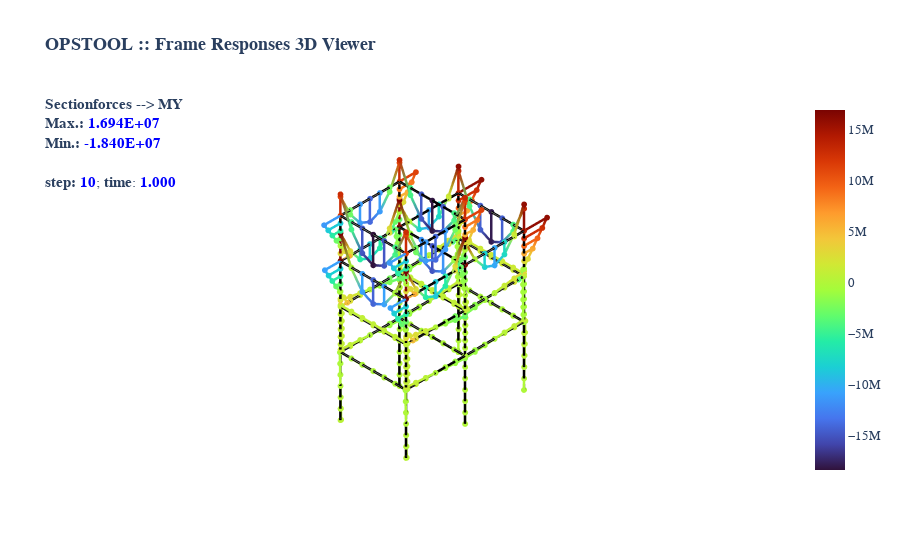

Here is the notebook cell this chart was saved with:
### Code cell
opsvis.set_plot_props(point_size=2.0)
opsvis.set_plot_colors(frame="black", cmap="turbo")

fig = opsvis.plot_frame_responses(
    odb_tag=1,
    slides=False,
    step="absMax",
    resp_type="sectionForces",
    resp_dof="My",
    scale=3.0,
    show_values=True,
    line_width=5,
)
# fig.show(renderer="jupyterlab")
# fig.show(renderer="notebook")
# fig.show(renderer="browser")
fig.show()  # for auto
# fig.write_html("**.html")

### Figure 1 — Plotly figure (JSON) as saved in the notebook; plotly's stock layout.template omitted (floating-point values rounded to 4 significant figures; data arrays with more than 128 entries replaced by an {"elided": "..."} marker saying what was removed)
{"data": [{"connectgaps": false, "hoverinfo": "skip", "line": {"color": "gray", "width": 1.5}, "mode": "lines", "name": "", "type": "scatter3d", "x": {"elided": "141 int values"}, "y": {"elided": "141 int values"}, "z": {"elided": "141 int values"}}, {"connectgaps": false, "hoverinfo": "skip", "line": {"color": "black", "width": 5}, "mode": "lines", "name": "Frame", "type": "scatter3d", "x": {"elided": "141 int values"}, "y": {"elided": "141 int values"}, "z": {"elided": "141 int values"}}, {"connectgaps": false, "hoverinfo": "skip", "line": {"cmax": 16940000.0, "cmin": -18400000.0, "color": {"elided": "1833 float values"}, "coloraxis": "coloraxis", "width": 5}, "mode": "lines", "type": "scatter3d", "x": {"elided": "1833 float values"}, "y": {"elided": "1833 float values"}, "z": {"elided": "1833 float values"}}, {"customdata": {"elided": "658 float values"}, "hovertemplate": "<b>%{customdata:.4E}</b>", "marker": {"cmax": 16940000.0, "cmin": -18400000.0, "color": {"elided": "658 float values"}, "coloraxis": "coloraxis", "size": 2}, "mode": "markers", "name": "sectionForces", "type": "scatter3d", "x": {"elided": "658 float values"}, "y": {"elided": "658 float values"}, "z": {"elided": "658 float values"}}], "layout": {"autosize": true, "coloraxis": {"cmax": 16940000.0, "cmin": -18400000.0, "colorbar": {"tickfont": {"size": 13}}, "colorscale": [[0, "#30123b"], [0.07143, "#4145ab"], [0.1429, "#4675ed"], [0.2143, "#39a2fc"], [0.2857, "#1bcfd4"], [0.3571, "#24eca6"], [0.4286, "#61fc6c"], [0.5, "#a4fc3b"], [0.5714, "#d1e834"], [0.6429, "#f3c63a"], [0.7143, "#fe9b2d"], [0.7857, "#f36315"], [0.8571, "#d93806"], [0.9286, "#b11901"], [1, "#7a0402"]]}, "font": {"family": "Arial, sans-serif"}, "scene": {"aspectmode": "data", "aspectratio": {"x": 1, "y": 1, "z": 1}, "camera": {"eye": {"x": -3.5, "y": -3.5, "z": 3.5}, "projection": {"type": "orthographic"}}, "xaxis": {"showgrid": false, "visible": false, "zeroline": false}, "yaxis": {"showgrid": false, "visible": false, "zeroline": false}, "zaxis": {"showgrid": false, "visible": false, "zeroline": false}}, "showlegend": false, "title": {"font": {"size": 15}, "text": "<span style=\"font-weight:bold; font-size:18\">OPSTOOL :: Frame Responses 3D Viewer</span><br><br><br><b>Sectionforces</b> --> <b>MY</b><br><b>Max.:</b> <span style=\"color:blue; font-weight:bold\">1.694E+07</span><br><b>Min.:</b> <span style=\"color:blue; font-weight:bold\">-1.840E+07</span><br><br><b>step:</b> <span style=\"color:blue; font-weight:bold\">10</span>; <b>time</b>: <span style=\"color:blue; font-weight:bold\">1.000</span>"}}}
